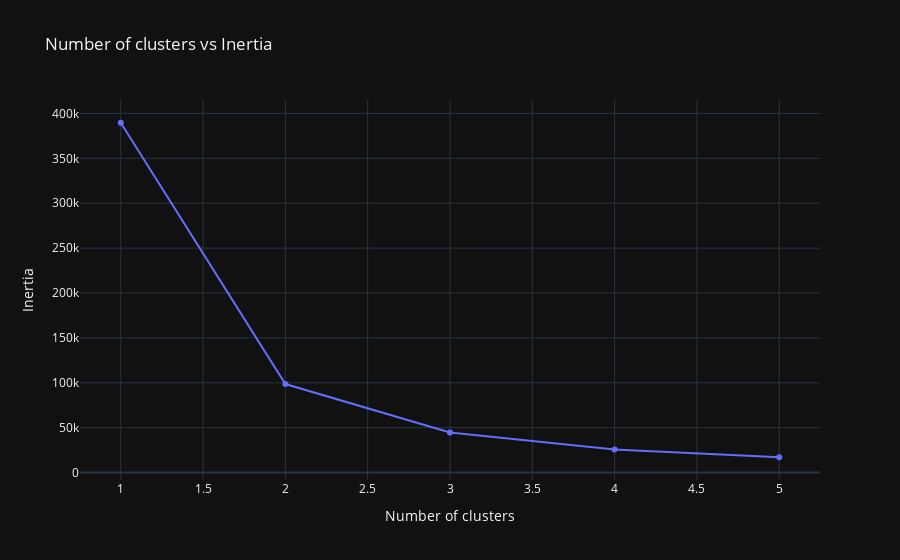

Write notebook code for a chart like this one.
### Markdown cell above
<!-- <hr style="border:none;height:0.7px;" /> -->

---

# Training the model and creating the clusters

In the first section I'm finding the optimal `n_clusters` hyperparameter to find the best number of clusters to reduce inertia.

As we can see below, 3 clusters are at the elbow but I'll go with 4

### Code cell
ks = range(1, 6)
inertias = []

for k in ks:
    model = KMeans(n_clusters=k)
    
    model.fit(df)
    
    # Append the inertia to the list of inertias
    inertias.append(model.inertia_)
    
fig = px.line(x=ks, y=inertias, markers=True, title='Optimal number of clusters', template='plotly_dark')
fig.update_layout(title='Number of clusters vs Inertia')
fig.update_xaxes(title_text="Number of clusters")
fig.update_yaxes(title_text="Inertia")
fig.show()

### Figure 1 — Plotly figure (JSON) as saved in the notebook; plotly's stock layout.template omitted (floating-point values rounded to 4 significant figures)
{"data": [{"hovertemplate": "x=%{x}<br>y=%{y}<extra></extra>", "legendgroup": "", "line": {"color": "#636efa", "dash": "solid"}, "marker": {"symbol": "circle"}, "mode": "lines+markers", "name": "", "orientation": "v", "showlegend": false, "type": "scatter", "x": [1, 2, 3, 4, 5], "xaxis": "x", "y": [389611, 98520.0, 44610.0, 25750.0, 17010.0], "yaxis": "y"}], "layout": {"autosize": true, "legend": {"tracegroupgap": 0}, "title": {"text": "Number of clusters vs Inertia"}, "xaxis": {"anchor": "y", "autorange": true, "domain": [0, 1], "range": [0.7579, 5.242], "title": {"text": "Number of clusters"}, "type": "linear"}, "yaxis": {"anchor": "x", "autorange": true, "domain": [0, 1], "range": [-13730.0, 420400.0], "title": {"text": "Inertia"}, "type": "linear"}}}
